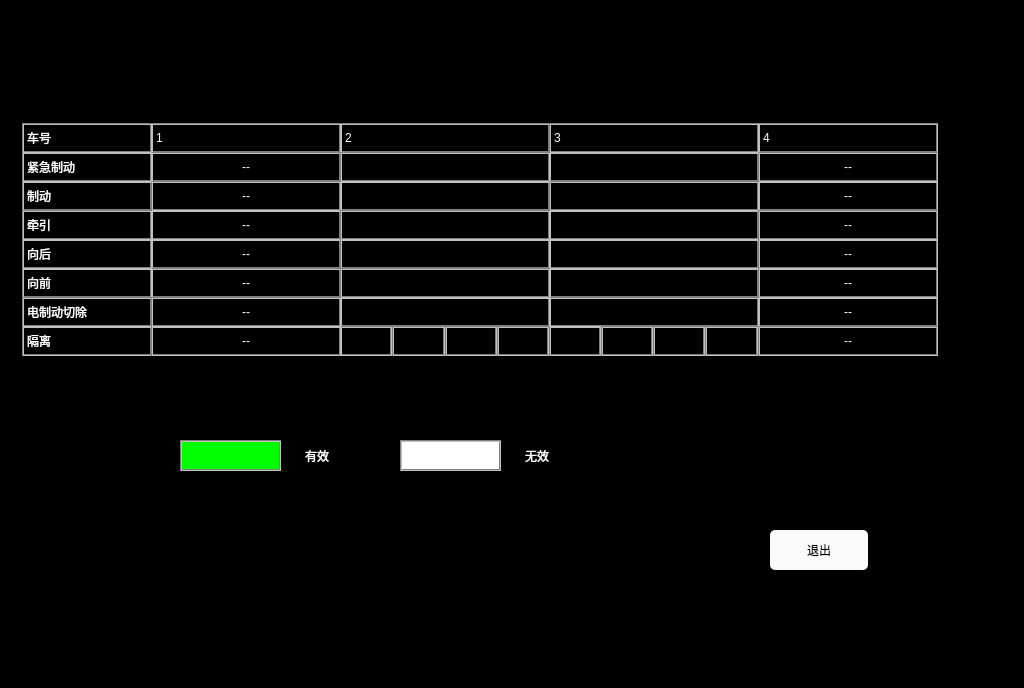
<?xml version="1.0" encoding="UTF-8"?>
<ui version="4.0">
 <class>TractionTestPage</class>
 <widget class="QWidget" name="TractionTestPage">
  <property name="geometry">
   <rect>
    <x>0</x>
    <y>0</y>
    <width>1024</width>
    <height>688</height>
   </rect>
  </property>
  <property name="windowTitle">
   <string>Form</string>
  </property>
  <property name="styleSheet">
   <string notr="true">QLabel
{
	color: white;
	border: 2px groove, gray;
    border-color: gray;
	font: 20px, &quot;SimHei&quot;;	
}

QWidget
{
	background-color: black;
}

QPushButton
{
	font: 20px, &quot;SimHei&quot;;
    color: black;
	background-color: rgb(250, 250, 250);
	border-radius: 5px;
}</string>
  </property>
  <widget class="QLabel" name="label_CCU2">
   <property name="geometry">
    <rect>
     <x>340</x>
     <y>123</y>
     <width>210</width>
     <height>30</height>
    </rect>
   </property>
   <property name="text">
    <string>2</string>
   </property>
  </widget>
  <widget class="QLabel" name="label_brake4">
   <property name="geometry">
    <rect>
     <x>758</x>
     <y>181</y>
     <width>180</width>
     <height>30</height>
    </rect>
   </property>
   <property name="text">
    <string>--</string>
   </property>
   <property name="alignment">
    <set>Qt::AlignCenter</set>
   </property>
  </widget>
  <widget class="QLabel" name="label_backward1">
   <property name="geometry">
    <rect>
     <x>151</x>
     <y>239</y>
     <width>190</width>
     <height>30</height>
    </rect>
   </property>
   <property name="layoutDirection">
    <enum>Qt::LeftToRight</enum>
   </property>
   <property name="text">
    <string>--</string>
   </property>
   <property name="alignment">
    <set>Qt::AlignCenter</set>
   </property>
  </widget>
  <widget class="QLabel" name="label_forward1">
   <property name="geometry">
    <rect>
     <x>151</x>
     <y>268</y>
     <width>190</width>
     <height>30</height>
    </rect>
   </property>
   <property name="layoutDirection">
    <enum>Qt::LeftToRight</enum>
   </property>
   <property name="text">
    <string>--</string>
   </property>
   <property name="alignment">
    <set>Qt::AlignCenter</set>
   </property>
  </widget>
  <widget class="QLabel" name="label_isolate">
   <property name="geometry">
    <rect>
     <x>22</x>
     <y>326</y>
     <width>130</width>
     <height>30</height>
    </rect>
   </property>
   <property name="styleSheet">
    <string notr="true"/>
   </property>
   <property name="text">
    <string>隔离</string>
   </property>
  </widget>
  <widget class="QLabel" name="label_emergencyBrake3">
   <property name="geometry">
    <rect>
     <x>549</x>
     <y>152</y>
     <width>210</width>
     <height>30</height>
    </rect>
   </property>
   <property name="styleSheet">
    <string notr="true"/>
   </property>
   <property name="text">
    <string/>
   </property>
  </widget>
  <widget class="QLabel" name="label_brake">
   <property name="geometry">
    <rect>
     <x>22</x>
     <y>181</y>
     <width>130</width>
     <height>30</height>
    </rect>
   </property>
   <property name="styleSheet">
    <string notr="true"/>
   </property>
   <property name="text">
    <string>制动</string>
   </property>
  </widget>
  <widget class="QLabel" name="label_forward3">
   <property name="geometry">
    <rect>
     <x>549</x>
     <y>268</y>
     <width>210</width>
     <height>30</height>
    </rect>
   </property>
   <property name="styleSheet">
    <string notr="true"/>
   </property>
   <property name="text">
    <string/>
   </property>
  </widget>
  <widget class="QLabel" name="label_traction1">
   <property name="geometry">
    <rect>
     <x>151</x>
     <y>210</y>
     <width>190</width>
     <height>30</height>
    </rect>
   </property>
   <property name="layoutDirection">
    <enum>Qt::LeftToRight</enum>
   </property>
   <property name="text">
    <string>--</string>
   </property>
   <property name="alignment">
    <set>Qt::AlignCenter</set>
   </property>
  </widget>
  <widget class="QLabel" name="label_forward">
   <property name="geometry">
    <rect>
     <x>22</x>
     <y>268</y>
     <width>130</width>
     <height>30</height>
    </rect>
   </property>
   <property name="styleSheet">
    <string notr="true"/>
   </property>
   <property name="text">
    <string>向前</string>
   </property>
  </widget>
  <widget class="QLabel" name="label_ecut4">
   <property name="geometry">
    <rect>
     <x>758</x>
     <y>297</y>
     <width>180</width>
     <height>30</height>
    </rect>
   </property>
   <property name="text">
    <string>--</string>
   </property>
   <property name="alignment">
    <set>Qt::AlignCenter</set>
   </property>
  </widget>
  <widget class="QLabel" name="label_brake2">
   <property name="geometry">
    <rect>
     <x>340</x>
     <y>181</y>
     <width>210</width>
     <height>30</height>
    </rect>
   </property>
   <property name="styleSheet">
    <string notr="true"/>
   </property>
   <property name="text">
    <string/>
   </property>
  </widget>
  <widget class="QLabel" name="label_backward3">
   <property name="geometry">
    <rect>
     <x>549</x>
     <y>239</y>
     <width>210</width>
     <height>30</height>
    </rect>
   </property>
   <property name="styleSheet">
    <string notr="true"/>
   </property>
   <property name="text">
    <string/>
   </property>
  </widget>
  <widget class="QLabel" name="label_isolate4">
   <property name="geometry">
    <rect>
     <x>758</x>
     <y>326</y>
     <width>180</width>
     <height>30</height>
    </rect>
   </property>
   <property name="text">
    <string>--</string>
   </property>
   <property name="alignment">
    <set>Qt::AlignCenter</set>
   </property>
  </widget>
  <widget class="QLabel" name="label_traction3">
   <property name="geometry">
    <rect>
     <x>549</x>
     <y>210</y>
     <width>210</width>
     <height>30</height>
    </rect>
   </property>
   <property name="styleSheet">
    <string notr="true"/>
   </property>
   <property name="text">
    <string/>
   </property>
  </widget>
  <widget class="QLabel" name="label_ecut">
   <property name="geometry">
    <rect>
     <x>22</x>
     <y>297</y>
     <width>130</width>
     <height>30</height>
    </rect>
   </property>
   <property name="styleSheet">
    <string notr="true"/>
   </property>
   <property name="text">
    <string>电制动切除</string>
   </property>
  </widget>
  <widget class="QLabel" name="label_CCU4">
   <property name="geometry">
    <rect>
     <x>758</x>
     <y>123</y>
     <width>180</width>
     <height>30</height>
    </rect>
   </property>
   <property name="text">
    <string>4</string>
   </property>
  </widget>
  <widget class="QLabel" name="label_CCU1">
   <property name="geometry">
    <rect>
     <x>151</x>
     <y>123</y>
     <width>190</width>
     <height>30</height>
    </rect>
   </property>
   <property name="text">
    <string>1</string>
   </property>
  </widget>
  <widget class="QLabel" name="label_backward">
   <property name="geometry">
    <rect>
     <x>22</x>
     <y>239</y>
     <width>130</width>
     <height>30</height>
    </rect>
   </property>
   <property name="styleSheet">
    <string notr="true"/>
   </property>
   <property name="text">
    <string>向后</string>
   </property>
  </widget>
  <widget class="QLabel" name="label_isolate3_1">
   <property name="geometry">
    <rect>
     <x>549</x>
     <y>326</y>
     <width>52</width>
     <height>30</height>
    </rect>
   </property>
   <property name="styleSheet">
    <string notr="true"/>
   </property>
   <property name="text">
    <string/>
   </property>
  </widget>
  <widget class="QLabel" name="label_ecut3">
   <property name="geometry">
    <rect>
     <x>549</x>
     <y>297</y>
     <width>210</width>
     <height>30</height>
    </rect>
   </property>
   <property name="styleSheet">
    <string notr="true"/>
   </property>
   <property name="text">
    <string/>
   </property>
  </widget>
  <widget class="QLabel" name="label_forward4">
   <property name="geometry">
    <rect>
     <x>758</x>
     <y>268</y>
     <width>180</width>
     <height>30</height>
    </rect>
   </property>
   <property name="text">
    <string>--</string>
   </property>
   <property name="alignment">
    <set>Qt::AlignCenter</set>
   </property>
  </widget>
  <widget class="QLabel" name="label_emergencyBrake4">
   <property name="geometry">
    <rect>
     <x>758</x>
     <y>152</y>
     <width>180</width>
     <height>30</height>
    </rect>
   </property>
   <property name="text">
    <string>--</string>
   </property>
   <property name="alignment">
    <set>Qt::AlignCenter</set>
   </property>
  </widget>
  <widget class="QLabel" name="label_emergencyBrake1">
   <property name="geometry">
    <rect>
     <x>151</x>
     <y>152</y>
     <width>190</width>
     <height>30</height>
    </rect>
   </property>
   <property name="layoutDirection">
    <enum>Qt::LeftToRight</enum>
   </property>
   <property name="text">
    <string>--</string>
   </property>
   <property name="alignment">
    <set>Qt::AlignCenter</set>
   </property>
  </widget>
  <widget class="QLabel" name="label_traction">
   <property name="geometry">
    <rect>
     <x>22</x>
     <y>210</y>
     <width>130</width>
     <height>30</height>
    </rect>
   </property>
   <property name="styleSheet">
    <string notr="true"/>
   </property>
   <property name="text">
    <string>牵引</string>
   </property>
  </widget>
  <widget class="QLabel" name="label_backward2">
   <property name="geometry">
    <rect>
     <x>340</x>
     <y>239</y>
     <width>210</width>
     <height>30</height>
    </rect>
   </property>
   <property name="styleSheet">
    <string notr="true"/>
   </property>
   <property name="text">
    <string/>
   </property>
  </widget>
  <widget class="QLabel" name="label_ecut2">
   <property name="geometry">
    <rect>
     <x>340</x>
     <y>297</y>
     <width>210</width>
     <height>30</height>
    </rect>
   </property>
   <property name="styleSheet">
    <string notr="true"/>
   </property>
   <property name="text">
    <string/>
   </property>
  </widget>
  <widget class="QLabel" name="label_isolate2_1">
   <property name="geometry">
    <rect>
     <x>340</x>
     <y>326</y>
     <width>52</width>
     <height>30</height>
    </rect>
   </property>
   <property name="styleSheet">
    <string notr="true"/>
   </property>
   <property name="text">
    <string/>
   </property>
  </widget>
  <widget class="QLabel" name="label_backward4">
   <property name="geometry">
    <rect>
     <x>758</x>
     <y>239</y>
     <width>180</width>
     <height>30</height>
    </rect>
   </property>
   <property name="text">
    <string>--</string>
   </property>
   <property name="alignment">
    <set>Qt::AlignCenter</set>
   </property>
  </widget>
  <widget class="QLabel" name="label_brake1">
   <property name="geometry">
    <rect>
     <x>151</x>
     <y>181</y>
     <width>190</width>
     <height>30</height>
    </rect>
   </property>
   <property name="layoutDirection">
    <enum>Qt::LeftToRight</enum>
   </property>
   <property name="text">
    <string>--</string>
   </property>
   <property name="alignment">
    <set>Qt::AlignCenter</set>
   </property>
  </widget>
  <widget class="QLabel" name="label_emergencyBrake">
   <property name="geometry">
    <rect>
     <x>22</x>
     <y>152</y>
     <width>130</width>
     <height>30</height>
    </rect>
   </property>
   <property name="styleSheet">
    <string notr="true"/>
   </property>
   <property name="text">
    <string>紧急制动</string>
   </property>
  </widget>
  <widget class="QLabel" name="label_traction2">
   <property name="geometry">
    <rect>
     <x>340</x>
     <y>210</y>
     <width>210</width>
     <height>30</height>
    </rect>
   </property>
   <property name="styleSheet">
    <string notr="true"/>
   </property>
   <property name="text">
    <string/>
   </property>
  </widget>
  <widget class="QLabel" name="label_CCU">
   <property name="geometry">
    <rect>
     <x>22</x>
     <y>123</y>
     <width>130</width>
     <height>30</height>
    </rect>
   </property>
   <property name="text">
    <string>车号</string>
   </property>
  </widget>
  <widget class="QLabel" name="label_brake3">
   <property name="geometry">
    <rect>
     <x>549</x>
     <y>181</y>
     <width>210</width>
     <height>30</height>
    </rect>
   </property>
   <property name="styleSheet">
    <string notr="true"/>
   </property>
   <property name="text">
    <string/>
   </property>
  </widget>
  <widget class="QLabel" name="label_emergencyBrake2">
   <property name="geometry">
    <rect>
     <x>340</x>
     <y>152</y>
     <width>210</width>
     <height>30</height>
    </rect>
   </property>
   <property name="styleSheet">
    <string notr="true"/>
   </property>
   <property name="text">
    <string/>
   </property>
  </widget>
  <widget class="QLabel" name="label_forward2">
   <property name="geometry">
    <rect>
     <x>340</x>
     <y>268</y>
     <width>210</width>
     <height>30</height>
    </rect>
   </property>
   <property name="styleSheet">
    <string notr="true"/>
   </property>
   <property name="text">
    <string/>
   </property>
  </widget>
  <widget class="QLabel" name="label_isolate1">
   <property name="geometry">
    <rect>
     <x>151</x>
     <y>326</y>
     <width>190</width>
     <height>30</height>
    </rect>
   </property>
   <property name="layoutDirection">
    <enum>Qt::LeftToRight</enum>
   </property>
   <property name="text">
    <string>--</string>
   </property>
   <property name="alignment">
    <set>Qt::AlignCenter</set>
   </property>
  </widget>
  <widget class="QLabel" name="label_ecut1">
   <property name="geometry">
    <rect>
     <x>151</x>
     <y>297</y>
     <width>190</width>
     <height>30</height>
    </rect>
   </property>
   <property name="layoutDirection">
    <enum>Qt::LeftToRight</enum>
   </property>
   <property name="text">
    <string>--</string>
   </property>
   <property name="alignment">
    <set>Qt::AlignCenter</set>
   </property>
  </widget>
  <widget class="QLabel" name="label_CCU3">
   <property name="geometry">
    <rect>
     <x>549</x>
     <y>123</y>
     <width>210</width>
     <height>30</height>
    </rect>
   </property>
   <property name="text">
    <string>3</string>
   </property>
  </widget>
  <widget class="QLabel" name="label_traction4">
   <property name="geometry">
    <rect>
     <x>758</x>
     <y>210</y>
     <width>180</width>
     <height>30</height>
    </rect>
   </property>
   <property name="text">
    <string>--</string>
   </property>
   <property name="alignment">
    <set>Qt::AlignCenter</set>
   </property>
  </widget>
  <widget class="QPushButton" name="btn_back">
   <property name="geometry">
    <rect>
     <x>770</x>
     <y>530</y>
     <width>98</width>
     <height>40</height>
    </rect>
   </property>
   <property name="text">
    <string>退出</string>
   </property>
  </widget>
  <widget class="QLabel" name="label_isolate2_2">
   <property name="geometry">
    <rect>
     <x>392</x>
     <y>326</y>
     <width>53</width>
     <height>30</height>
    </rect>
   </property>
   <property name="styleSheet">
    <string notr="true"/>
   </property>
   <property name="text">
    <string/>
   </property>
  </widget>
  <widget class="QLabel" name="label_isolate3_2">
   <property name="geometry">
    <rect>
     <x>601</x>
     <y>326</y>
     <width>52</width>
     <height>30</height>
    </rect>
   </property>
   <property name="styleSheet">
    <string notr="true"/>
   </property>
   <property name="text">
    <string/>
   </property>
  </widget>
  <widget class="QLabel" name="label_isolate3_3">
   <property name="geometry">
    <rect>
     <x>653</x>
     <y>326</y>
     <width>52</width>
     <height>30</height>
    </rect>
   </property>
   <property name="styleSheet">
    <string notr="true"/>
   </property>
   <property name="text">
    <string/>
   </property>
  </widget>
  <widget class="QLabel" name="label_isolate2_3">
   <property name="geometry">
    <rect>
     <x>445</x>
     <y>326</y>
     <width>52</width>
     <height>30</height>
    </rect>
   </property>
   <property name="styleSheet">
    <string notr="true"/>
   </property>
   <property name="text">
    <string/>
   </property>
  </widget>
  <widget class="QLabel" name="label_isolate2_4">
   <property name="geometry">
    <rect>
     <x>497</x>
     <y>326</y>
     <width>52</width>
     <height>30</height>
    </rect>
   </property>
   <property name="styleSheet">
    <string notr="true"/>
   </property>
   <property name="text">
    <string/>
   </property>
  </widget>
  <widget class="QLabel" name="label_isolate3_4">
   <property name="geometry">
    <rect>
     <x>705</x>
     <y>326</y>
     <width>53</width>
     <height>30</height>
    </rect>
   </property>
   <property name="styleSheet">
    <string notr="true"/>
   </property>
   <property name="text">
    <string/>
   </property>
  </widget>
  <widget class="QLabel" name="label">
   <property name="geometry">
    <rect>
     <x>300</x>
     <y>440</y>
     <width>51</width>
     <height>31</height>
    </rect>
   </property>
   <property name="styleSheet">
    <string notr="true">border-color:black;</string>
   </property>
   <property name="text">
    <string>有效</string>
   </property>
  </widget>
  <widget class="QLabel" name="label_2">
   <property name="geometry">
    <rect>
     <x>520</x>
     <y>440</y>
     <width>51</width>
     <height>31</height>
    </rect>
   </property>
   <property name="styleSheet">
    <string notr="true">border-color:black;</string>
   </property>
   <property name="text">
    <string>无效</string>
   </property>
  </widget>
  <widget class="QLabel" name="label_3">
   <property name="geometry">
    <rect>
     <x>180</x>
     <y>440</y>
     <width>101</width>
     <height>31</height>
    </rect>
   </property>
   <property name="styleSheet">
    <string notr="true">
background-color:rgb(0, 255, 0);</string>
   </property>
   <property name="text">
    <string/>
   </property>
  </widget>
  <widget class="QLabel" name="label_4">
   <property name="geometry">
    <rect>
     <x>400</x>
     <y>440</y>
     <width>101</width>
     <height>31</height>
    </rect>
   </property>
   <property name="styleSheet">
    <string notr="true">background-color:white;</string>
   </property>
   <property name="text">
    <string/>
   </property>
  </widget>
 </widget>
 <resources/>
 <connections/>
</ui>
